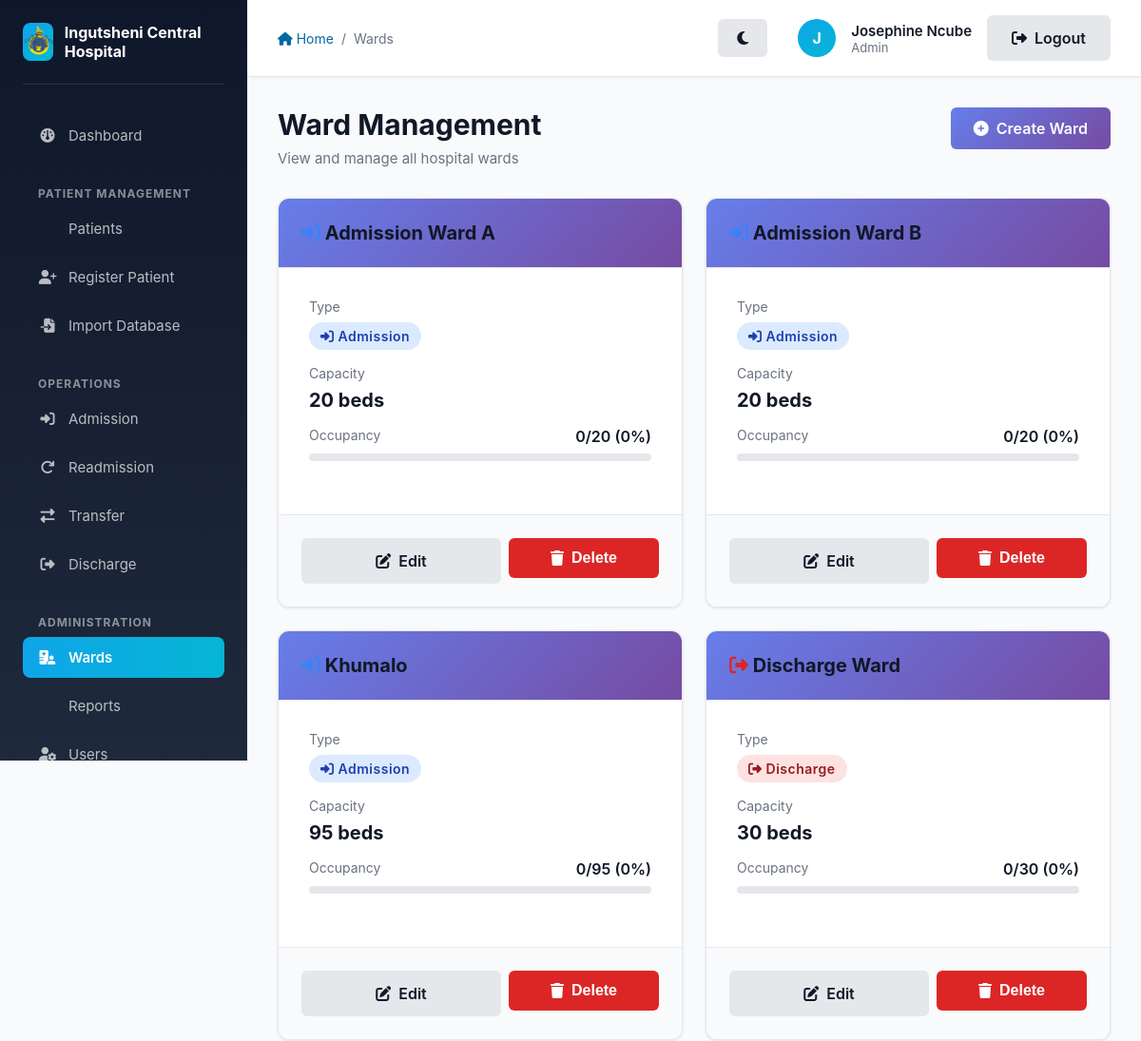
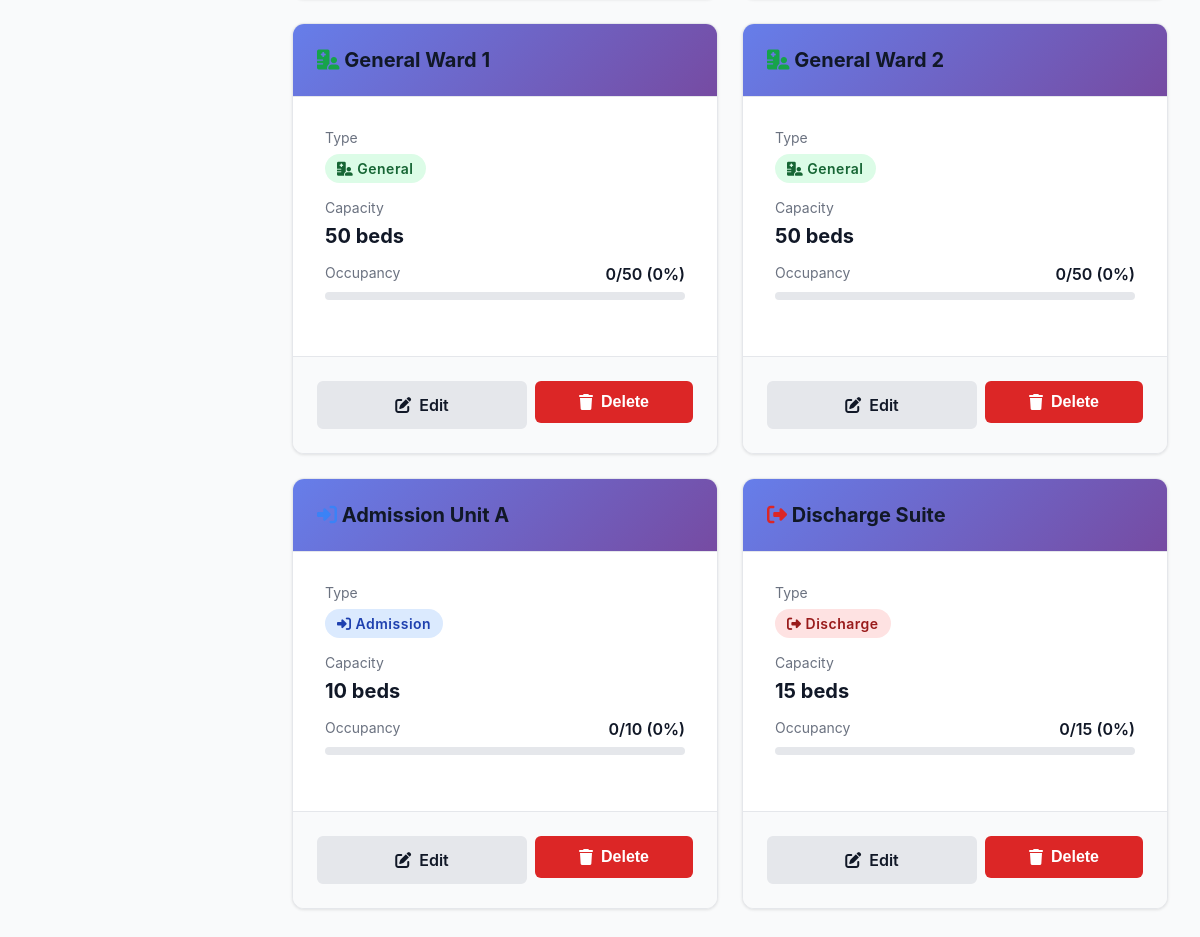
The app's page /wards (signed in) with its own data (2 pictures, top to bottom).
### app/models/models.py (models this page shows, shortened)
class User(db.Model, UserMixin):
    __tablename__ = 'users'
    id = db.Column(db.Integer, primary_key=True)
    name = db.Column(db.String(100), nullable=False)
    email = db.Column(db.String(120), unique=True, nullable=False)
    password_hash = db.Column(db.String(128), nullable=False)
    role_id = db.Column(db.Integer, db.ForeignKey('roles.id'), nullable=False)
    ward_id = db.Column(db.Integer, db.ForeignKey('wards.id'), nullable=True)

class Role(db.Model):
    __tablename__ = 'roles'
    id = db.Column(db.Integer, primary_key=True)
    name = db.Column(db.String(50), unique=True, nullable=False)
    users = db.relationship('User', backref='role_obj', lazy=True)

class Ward(db.Model):
    __tablename__ = 'wards'
    id = db.Column(db.Integer, primary_key=True)
    name = db.Column(db.String(100), unique=True, nullable=False)
    type = db.Column(db.String(50), nullable=False) # Admission, General, Discharge
    capacity = db.Column(db.Integer, nullable=True)
    users = db.relationship('User', backref='ward_obj', lazy=True)
    patients = db.relationship('Patient', backref='current_ward', lazy=True)

### app/wards/routes.py (the view)
@wards.route('/wards')
@login_required
def list_wards():
    role = current_user.role_obj.name
    if role in ['Nurse', 'Sister In Charge']:
        if current_user.ward_id:
            all_wards = Ward.query.filter_by(id=current_user.ward_id).all()
        else:
            all_wards = []
    else:
        all_wards = Ward.query.all()
    return render_template('wards/manage_wards.html', wards=all_wards)

### app/models/models.py (called while the page is built)
@login_manager.user_loader
def load_user(user_id):
    return User.query.get(int(user_id))

### app/templates/wards/manage_wards.html (shortened to what this page needs)
{% extends "layout.html" %}
{% block breadcrumb %}
    <a href="{{ url_for('main.index') }}"><i class="fas fa-home"></i> Home</a>
    <span>/</span>
    <span>Wards</span>
{% endblock %}
{% block content %}
    <div class="page-header flex-between" style="display: flex; justify-content: space-between; align-items: flex-start;">
        <div>
            <h1 class="page-title">Ward Management</h1>
            <p class="page-subtitle">View and manage all hospital wards</p>
        </div>
        {% if current_user.role_obj.name == 'Admin' %}
            <a href="{{ url_for('wards.create_ward') }}" class="btn btn-primary">
                <i class="fas fa-plus-circle"></i> Create Ward
            </a>
        {% endif %}
    </div>
    {% if wards %}
        <div class="grid grid-3">
            {% for ward in wards %}
                {% set patient_count = ward.patients|length %}
                {% set capacity = ward.capacity or 10 %}
                {% set occupancy_percent = ((patient_count / capacity) * 100)|int %}
                <div class="card">
                    <div class="card-header">
                        <h3 class="card-title">
                            {% if ward.type == 'Admission' %}
                                <i class="fas fa-sign-in-alt" style="color: #3b82f6;"></i>
                            {% elif ward.type == 'Discharge' %}
                                <i class="fas fa-sign-out-alt" style="color: #dc2626;"></i>
                            {% else %}
                                <i class="fas fa-hospital-user" style="color: #16a34a;"></i>
                            {% endif %}
                            {{ ward.name }}
                        </h3>
                    </div>
                    <div class="card-body">
                        <div style="margin-bottom: 1rem;">
                            <p style="color: #6b7280; font-size: 0.875rem; margin-bottom: 0.5rem;">Type</p>
                            {% if ward.type == 'Admission' %}
                                <span class="badge badge-info"><i class="fas fa-sign-in-alt"></i> Admission</span>
                            {% elif ward.type == 'Discharge' %}
                                <span class="badge badge-danger"><i class="fas fa-sign-out-alt"></i> Discharge</span>
                            {% else %}
                                <span class="badge badge-success"><i class="fas fa-hospital-user"></i> General</span>
                            {% endif %}
                        </div>
                        <div style="margin-bottom: 1rem;">
                            <p style="color: #6b7280; font-size: 0.875rem; margin-bottom: 0.5rem;">Capacity</p>
                            <p style="font-size: 1.25rem; font-weight: 700;">{{ capacity }} beds</p>
                        </div>
                        <div style="margin-bottom: 1.5rem;">
                            <div style="display: flex; justify-content: space-between; margin-bottom: 0.5rem;">
                                <p style="color: #6b7280; font-size: 0.875rem;">Occupancy</p>
                                <p style="font-weight: 600; color: #111827;">{{ patient_count }}/{{ capacity }} ({{ occupancy_percent }}%)</p>
                            </div>
                            <div style="width: 100%; height: 8px; background-color: #e5e7eb; border-radius: 4px; overflow: hidden;">
                            </div>
                        </div>
                    </div>
                    {% if current_user.role_obj.name == 'Admin' %}
                        <div class="card-footer" style="display: flex; gap: 0.5rem; flex-wrap: wrap;">
                            <a href="{{ url_for('wards.edit_ward', ward_id=ward.id) }}" class="btn btn-secondary" style="flex: 1; min-width: 120px;">
                                <i class="fas fa-edit"></i> Edit
                            </a>
                            <form action="{{ url_for('wards.delete_ward', ward_id=ward.id) }}" method="POST" style="flex: 1; min-width: 120px;" onsubmit="return confirm('Are you sure you want to delete this ward?');">
                                <button type="submit" class="btn btn-danger w-full">
                                    <i class="fas fa-trash"></i> Delete
                                </button>
                            </form>
                        </div>
                    {% endif %}
                </div>
            {% endfor %}
        </div>
    {% endif %}
{% endblock %}

### app/templates/layout.html (shortened to what this page needs)
<!DOCTYPE html>
<html lang="en">
<head>
    <link rel="stylesheet" href="{{ url_for('static', filename='style.css') }}">
    <link rel="stylesheet" href="https://cdnjs.cloudflare.com/ajax/libs/font-awesome/6.4.0/css/all.min.css">
</head>
<body>
    <aside class="sidebar no-print" id="sidebar">
        <div class="sidebar-header">
            <div class="sidebar-logo">
                <img src="{{ url_for('static', filename='images/logo.png') }}" alt="Ingutsheni Central Hospital Logo">
            </div>
            <div class="sidebar-title">Ingutsheni Central Hospital</div>
        </div>
        <nav class="sidebar-nav">
            <li><a href="{{ url_for('main.index') }}" class="{% if request.endpoint == 'main.index' %}active{% endif %}">
                <i class="fas fa-dashboard"></i> Dashboard
            </a></li>
        </nav>
        {% if current_user.is_authenticated %}
            <div class="sidebar-section-title">Patient Management</div>
            <nav class="sidebar-nav">
                <li><a href="{{ url_for('patients.list_patients') }}" class="{% if request.endpoint == 'patients.list_patients' %}active{% endif %}">
                     Patients
                </a></li>
                <li><a href="{{ url_for('patients.register_patient') }}" class="{% if request.endpoint == 'patients.register_patient' %}active{% endif %}">
                    <i class="fas fa-user-plus"></i> Register Patient
                </a></li>
                {% if current_user.role_obj.name in ['Admin', 'CMO'] %}
                <li><a href="{{ url_for('patients.import_database') }}" class="{% if request.endpoint == 'patients.import_database' %}active{% endif %}">
                    <i class="fas fa-file-import"></i> Import Database
                </a></li>
                {% endif %}
            </nav>
            <div class="sidebar-section-title">Operations</div>
            <nav class="sidebar-nav">
                <li><a href="{{ url_for('patients.list_patients') }}" class="{% if request.endpoint == 'patients.admit_patient' %}active{% endif %}">
                    <i class="fas fa-sign-in-alt"></i> Admission
                </a></li>
                <li><a href="{{ url_for('patients.readmit_patient') }}" class="{% if request.endpoint in ['patients.readmit_patient', 'patients.readmit_patient_details'] %}active{% endif %}">
                    <i class="fas fa-redo"></i> Readmission
                </a></li>
                <li><a href="{{ url_for('patients.list_patients') }}" class="{% if request.endpoint == 'transfers.transfer_patient' %}active{% endif %}">
                    <i class="fas fa-exchange-alt"></i> Transfer
                </a></li>
                <li><a href="{{ url_for('patients.list_patients') }}" class="{% if request.endpoint == 'patients.discharge_patient' %}active{% endif %}">
                    <i class="fas fa-sign-out-alt"></i> Discharge
                </a></li>
            </nav>
            <div class="sidebar-section-title">Administration</div>
            <nav class="sidebar-nav">
                <li><a href="{{ url_for('wards.list_wards') }}" class="{% if request.endpoint == 'wards.list_wards' %}active{% endif %}">
                    <i class="fas fa-hospital-user"></i> Wards
                </a></li>
                <li><a href="{{ url_for('reports.view_reports') }}" class="{% if request.endpoint == 'reports.view_reports' %}active{% endif %}">
                     Reports
                </a></li>
                {% if current_user.role_obj.name == 'Admin' %}
                    <li><a href="{{ url_for('auth.manage_users') }}" class="{% if request.endpoint == 'auth.manage_users' %}active{% endif %}">
                        <i class="fas fa-user-gear"></i> Users
                    </a></li>
                {% endif %}
            </nav>
        {% endif %}
    </aside>
    <div class="main-content">
        <div class="top-bar no-print">
            <div class="top-bar-left">
                <div class="breadcrumb">
                    {% block breadcrumb %}{% endblock %}
                </div>
            </div>
            <div class="top-bar-right" style="display: flex; align-items: center; gap: 1rem;">
                <div style="display: flex; align-items: center; gap: 1rem; margin-right: 1rem;">
                    <button id="themeToggle" class="btn btn-secondary btn-sm" title="Toggle Dark/Light Mode" style="border-radius: 50%; width: 40px; height: 40px; padding: 0;">
                        <i class="fas fa-moon"></i>
                    </button>
                </div>
                {% if current_user.is_authenticated %}
                    <div class="user-menu">
                        <div class="user-avatar" title="{{ current_user.name }}">
                            {{ current_user.name[0].upper() }}
                        </div>
                        <div class="user-info">
                            <div class="user-name">{{ current_user.name }}</div>
                            <div class="user-role">{{ current_user.role_obj.name }}</div>
                        </div>
                    </div>
                    <a href="{{ url_for('auth.logout') }}" class="btn btn-secondary btn-sm">
                        <i class="fas fa-sign-out-alt"></i> Logout
                    </a>
                {% else %}
                    <a href="{{ url_for('auth.login') }}" class="btn btn-primary btn-sm">
                        <i class="fas fa-sign-in-alt"></i> Login
                    </a>
                {% endif %}
            </div>
        </div>
        <div class="page-content">
            {% block content %}{% endblock %}
        </div>
    </div>
</body>
</html>

### app/static/style.css (style rules this page uses)
:root { --primary: #0369a1; --primary-light: #0ea5e9; --primary-dark: #075985; --success: #16a34a; --success-light: #22c55e; --danger: #dc2626; --warning: #f59e0b; --info: #3b82f6; --neutral: #6b7280; --gray-50: #f9fafb; --gray-100: #f3f4f6; --gray-200: #e5e7eb; --gray-300: #d1d5db; --gray-400: #9ca3af; --gray-500: #6b7280; --gray-600: #4b5563; --gray-700: #374151; --gray-800: #1f2937; --gray-900: #111827; --body-bg: var(--gray-50); --card-bg: #ffffff; --sidebar-bg: linear-gradient(180deg, #0f172a 0%, #1e293b 100%); --topbar-bg: #ffffff; --text-main: var(--gray-900); --text-muted: var(--gray-500); --border-color: var(--gray-200); }
* { margin: 0; padding: 0; box-sizing: border-box; }
body { font-family: -apple-system, BlinkMacSystemFont, 'Segoe UI', 'Roboto', 'Oxygen', 'Ubuntu', 'Cantarell', 'Fira Sans', 'Droid Sans', 'Helvetica Neue', sans-serif; -webkit-font-smoothing: antialiased; -moz-osx-font-smoothing: grayscale; background-color: var(--body-bg); color: var(--text-main); }
.card { background-color: var(--card-bg); border: 1px solid var(--border-color); }
.card-header, .card-footer { background-color: var(--gray-100); border-color: var(--border-color); }
.top-bar { background-color: var(--topbar-bg) !important; border-color: var(--border-color) !important; }
.sidebar { background: var(--sidebar-bg) !important; }
.badge { display: inline-block; padding: 0.375rem 0.75rem; border-radius: 9999px; font-size: 0.875rem; font-weight: 600; letter-spacing: 0.5px; }
.badge-success { background-color: #dcfce7; color: #166534; }
.badge-danger { background-color: #fee2e2; color: #991b1b; }
.badge-info { background-color: #dbeafe; color: #1e40af; }
.btn { display: inline-flex; align-items: center; justify-content: center; padding: 0.625rem 1.25rem; border-radius: 0.5rem; font-weight: 600; font-size: 0.9375rem; border: none; cursor: pointer; transition: all 0.2s ease; text-decoration: none; gap: 0.5rem; }
.btn-primary { background-color: var(--primary); color: white; }
.btn-danger { background-color: var(--danger); color: white; }
.btn-secondary { background-color: var(--gray-300); color: var(--gray-800); }
.btn-sm { padding: 0.375rem 0.75rem; font-size: 0.8125rem; }
.card { background-color: white; border-radius: 0.75rem; box-shadow: 0 1px 3px rgba(0, 0, 0, 0.1); overflow: hidden; transition: all 0.2s ease; }
.card-header { padding: 1.5rem; border-bottom: 1px solid var(--gray-200); background-color: var(--gray-50); }
.card-body { padding: 1.5rem; }
.card-footer { padding: 1.5rem; background-color: var(--gray-50); border-top: 1px solid var(--gray-200); }
.card-title { font-size: 1.25rem; font-weight: 700; color: var(--gray-900); margin: 0; }
.grid { display: grid; gap: 1.5rem; }
.grid-3 { grid-template-columns: repeat(auto-fit, minmax(300px, 1fr)); }
.flex-between { display: flex; justify-content: space-between; align-items: center; }
.w-full { width: 100%; }
.btn { font-size: 1rem !important; font-weight: 600 !important; padding: 0.75rem 1.5rem !important; border: none !important; border-radius: 6px !important; cursor: pointer !important; transition: all 0.3s ease !important; display: inline-flex !important; align-items: center !important; gap: 0.5rem !important; text-decoration: none !important; }
.btn-primary { background: linear-gradient(135deg, #667eea 0%, #764ba2 100%) !important; color: white !important; }
.btn-secondary { background: var(--gray-200) !important; color: var(--text-main) !important; border: 2px solid var(--border-color) !important; }
.btn-danger { background: var(--danger) !important; color: white !important; }
.card-header { background: linear-gradient(135deg, #667eea 0%, #764ba2 100%) !important; color: white !important; padding: 1.5rem !important; border-radius: 8px 8px 0 0 !important; }
.card-body { padding: 2rem !important; }

### records on screen
User: name "J", name "Josephine Ncube"
Role: role_obj.name "Admin"
Ward: type "Admission" (drawn), name "Admission Ward A", capacity "20", patient_count "0", occupancy_percent "0"
Ward: type "Admission" (drawn), name "Admission Ward B", capacity "20", patient_count "0", occupancy_percent "0"
Ward: type "Admission" (drawn), name "Khumalo", capacity "95", patient_count "0", occupancy_percent "0"
Ward: type "Discharge" (drawn), name "Discharge Ward", capacity "30", patient_count "0", occupancy_percent "0"
Ward: type "General" (drawn), name "General Ward 1", capacity "50", patient_count "0", occupancy_percent "0"
Ward: type "General" (drawn), name "General Ward 2", capacity "50", patient_count "0", occupancy_percent "0"
Ward: type "Admission" (drawn), name "Admission Unit A", capacity "10", patient_count "0", occupancy_percent "0"
Ward: type "Discharge" (drawn), name "Discharge Suite", capacity "15", patient_count "0", occupancy_percent "0"
